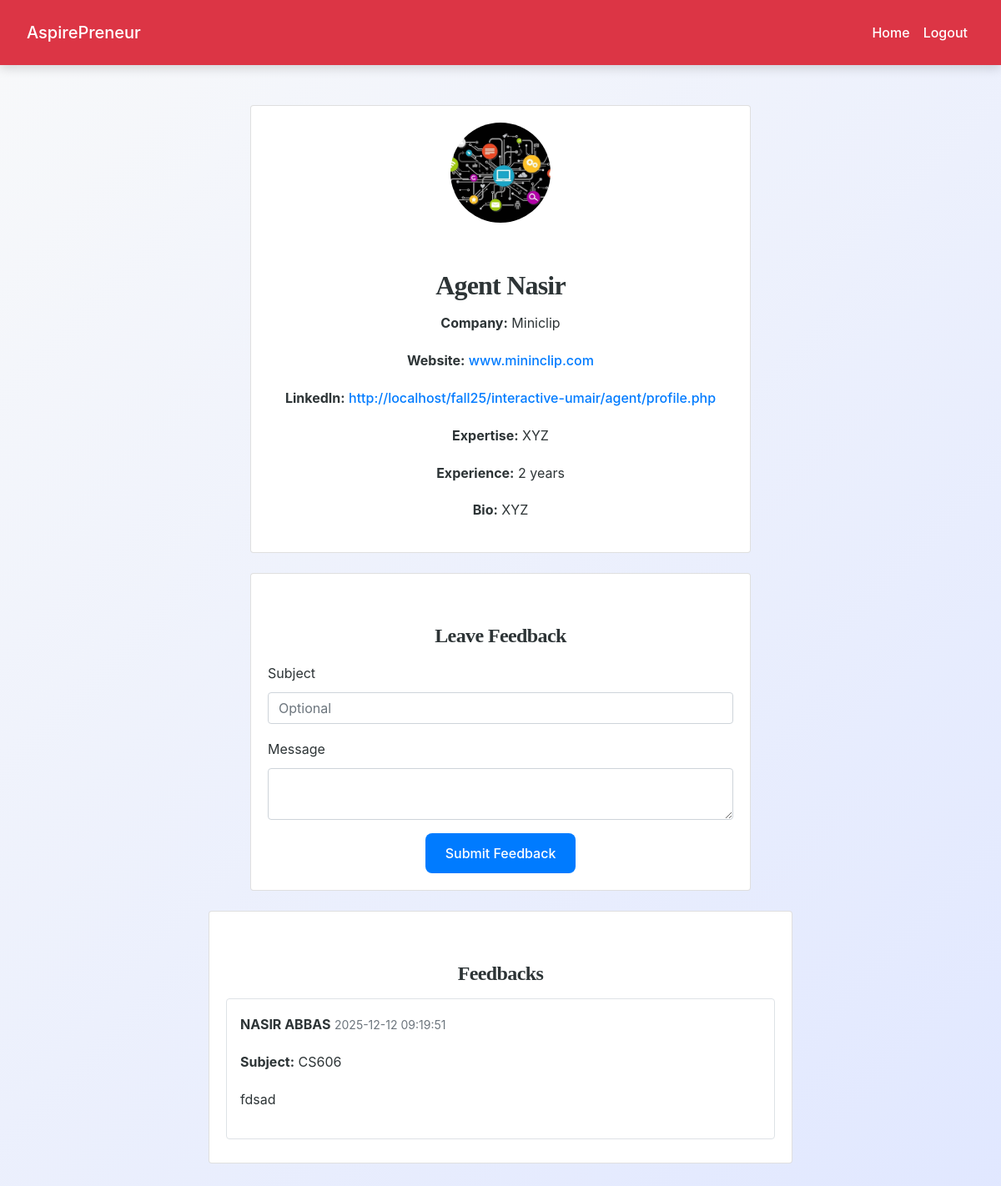
Page /user/agent_profile_view.php?id=1 (signed in) on the committed database.
### tables this page shows
CREATE TABLE `agent_profiles` (
  `id` int(11) NOT NULL,
  `user_id` int(11) NOT NULL,
  `expertise` text DEFAULT NULL,
  `bio` text DEFAULT NULL,
  `company_name` varchar(200) DEFAULT NULL,
  `website` varchar(255) DEFAULT NULL,
  `profile_picture` varchar(255) DEFAULT NULL,
  `linkedin` varchar(255) DEFAULT NULL,
  `experience_years` int(11) DEFAULT 0
);

CREATE TABLE `users` (
  `id` int(11) NOT NULL,
  `username` varchar(50) NOT NULL,
  `email` varchar(100) NOT NULL,
  `password_hash` varchar(255) NOT NULL,
  `full_name` varchar(100) DEFAULT NULL,
  `role` enum('user','agent') NOT NULL DEFAULT 'user',
  `status` enum('pending','approved','rejected') NOT NULL DEFAULT 'pending',
  `created_at` timestamp NOT NULL DEFAULT current_timestamp(),
  `updated_at` timestamp NOT NULL DEFAULT current_timestamp() ON UPDATE current_timestamp()
);

CREATE TABLE `feedback` (
  `id` int(11) NOT NULL,
  `user_id` int(11) NOT NULL,
  `agent_id` int(11) NOT NULL,
  `subject` varchar(255) DEFAULT NULL,
  `message` text NOT NULL,
  `created_at` timestamp NOT NULL DEFAULT current_timestamp()
);

### user/agent_profile_view.php (the view, shortened to what this page needs)
<?php
include('../config.php');
$agent_id = $_GET['id'] ?? null;
$agent_stmt = mysqli_prepare($conn, "SELECT u.full_name, u.email, a.expertise, a.bio, a.company_name, a.website, a.linkedin, a.experience_years, a.profile_picture FROM users u JOIN agent_profiles a ON u.id = a.user_id WHERE u.id=?");
mysqli_stmt_bind_param($agent_stmt, "i", $agent_id);
mysqli_stmt_execute($agent_stmt);
$agent_result = mysqli_stmt_get_result($agent_stmt);
$agent = mysqli_fetch_assoc($agent_result);
$feedbacks = [];
$fb_stmt = mysqli_prepare($conn, "SELECT f.subject, f.message, f.created_at, u.full_name as user_name FROM feedback f JOIN users u ON f.user_id = u.id WHERE f.agent_id=? ORDER BY f.created_at DESC");
mysqli_stmt_bind_param($fb_stmt, "i", $agent_id);
mysqli_stmt_execute($fb_stmt);
$fb_result = mysqli_stmt_get_result($fb_stmt);
while ($row = mysqli_fetch_assoc($fb_result)) {
    $feedbacks[] = $row;
}
?>
<!DOCTYPE html>
<html lang="en">
<head>
    <link rel="stylesheet" href="https://cdn.jsdelivr.net/npm/bootstrap@4.6.2/dist/css/bootstrap.min.css">
    <link rel="stylesheet" href="../css/style.css">
</head>
<body>
<?php include('navbar.php'); ?>
<div class="container py-5">
    <div class="card mx-auto mb-4" style="max-width: 600px;">
        <div class="card-body text-center">
            <img src="<?= $agent['profile_picture'] ? '../'.$agent['profile_picture'] : '../images/default-profile.png' ?>"
                 class="rounded-circle mb-3" style="width:120px; height:120px; object-fit:cover;">
            <h2 class="card-title"><?= htmlspecialchars($agent['full_name']) ?></h2>
            <p><strong>Company:</strong> <?= htmlspecialchars($agent['company_name']) ?></p>
            <p><strong>Website:</strong> <a href="<?= htmlspecialchars($agent['website']) ?>" target="_blank"><?= htmlspecialchars($agent['website']) ?></a></p>
            <p><strong>LinkedIn:</strong> <a href="<?= htmlspecialchars($agent['linkedin']) ?>" target="_blank"><?= htmlspecialchars($agent['linkedin']) ?></a></p>
            <p><strong>Expertise:</strong> <?= htmlspecialchars($agent['expertise']) ?></p>
            <p><strong>Experience:</strong> <?= htmlspecialchars($agent['experience_years']) ?> years</p>
            <p><strong>Bio:</strong> <?= htmlspecialchars($agent['bio']) ?></p>
        </div>
    </div>
    <div class="card mx-auto mb-4" style="max-width: 600px;">
        <div class="card-body">
            <h4 class="card-title mb-3">Leave Feedback</h4>
            <form method="post">
                <div class="form-group">
                    <label>Subject</label>
                    <input type="text" name="subject" class="form-control" placeholder="Optional">
                </div>
                <div class="form-group">
                    <label>Message</label>
                    <textarea name="message" class="form-control" required></textarea>
                </div>
                <div class="text-center">
                    <button type="submit" name="submit_feedback" class="btn btn-primary">Submit Feedback</button>
                </div>
            </form>
        </div>
    </div>
    <div class="card mx-auto" style="max-width: 700px;">
        <div class="card-body">
            <h4 class="card-title mb-3">Feedbacks</h4>
            <?php if ($feedbacks): ?>
                <?php foreach ($feedbacks as $fb): ?>
                    <div class="border rounded p-3 mb-2">
                        <p><strong><?= htmlspecialchars($fb['user_name']) ?></strong> <small class="text-muted"><?= $fb['created_at'] ?></small></p>
                        <?php if ($fb['subject']): ?>
                            <p><strong>Subject:</strong> <?= htmlspecialchars($fb['subject']) ?></p>
                        <?php endif; ?>
                        <p><?= htmlspecialchars($fb['message']) ?></p>
                    </div>
                <?php endforeach; ?>
            <?php else: ?>
                <p>No feedbacks yet.</p>
            <?php endif; ?>
        </div>
    </div>
</div>
</body>
</html>

### css/style.css (style rules this page uses)
:root { --primary: #007bff; --secondary: #6c757d; --success: #28a745; --info: #17a2b8; --warning: #ffc107; --danger: #dc3545; --light: #f8f9fa; --dark: #2d3436; --accent: #ff6f61; --highlight: #6f42c1; --shadow: rgba(0, 0, 0, 0.15); --transition: all 0.3s ease-in-out; }
body { font-family: 'Inter', 'Segoe UI', Tahoma, Geneva, Verdana, sans-serif; background: linear-gradient(135deg, var(--light) 0%, #e0e7ff 100%); color: var(--dark); line-height: 1.8; margin: 0; padding: 0; min-height: 100vh; font-size: 16px; }
h1, h2, h3, h4 { text-align: center; margin: 2.5rem 0; font-family: 'Georgia', 'Times New Roman', serif; color: var(--dark); font-weight: 700; letter-spacing: -0.025em; }
h2 { font-size: 2rem; }
h4 { font-size: 1.5rem; }
.container { max-width: 1200px; margin: 0 auto 3rem; padding: 0 1.5rem; }
.btn-primary { background-color: var(--primary); color: #fff; border: none; border-radius: 8px; padding: 0.75rem 1.5rem; font-size: 1rem; font-weight: 500; cursor: pointer; transition: var(--transition); display: inline-flex; align-items: center; justify-content: center; }
a { color: var(--primary); text-decoration: none; font-weight: 500; transition: var(--transition); }

### rows in the picture
agent_profiles: profile_picture (picture), user.full_name "Agent Nasir", company_name "Miniclip", website "www.mininclip.com", linkedin "http://localhost/fall25/interactive-umair/agent/profile.php", expertise "XYZ", experience_years "2", bio "XYZ"
feedback: user.full_name "NASIR ABBAS", created_at "2025-12-12 09:19:51", subject "CS606", message "fdsad"
